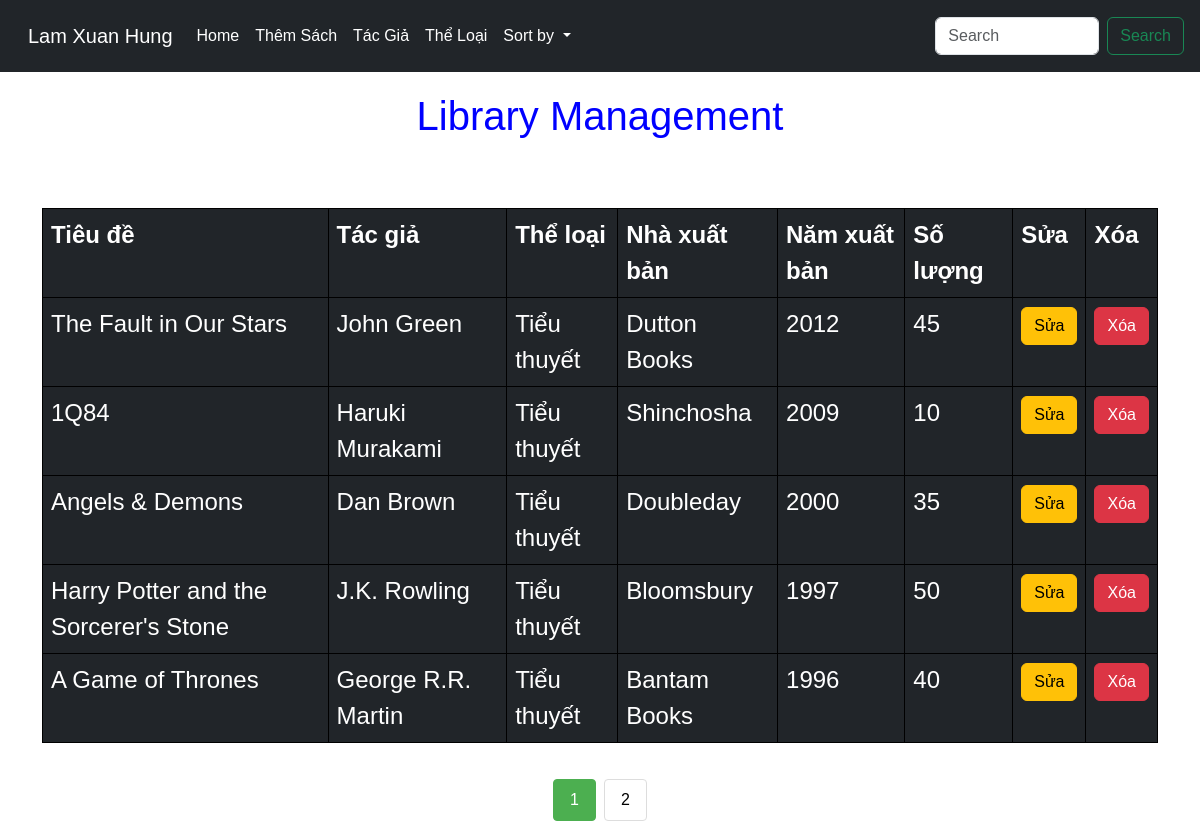
The page / on the database its author committed.
### tables this page shows
CREATE TABLE ThongTinSach (
    id INT PRIMARY KEY AUTO_INCREMENT,
    title VARCHAR(255) NOT NULL,
    author_id INT NOT NULL,
    category_id INT NOT NULL,
    publisher VARCHAR(255),
    publish_year INT,
    quantity INT,
    FOREIGN KEY (author_id) REFERENCES TacGia(id),
    FOREIGN KEY (category_id) REFERENCES TheLoaiSach(id)
);

CREATE TABLE TacGia (
    id INT PRIMARY KEY AUTO_INCREMENT,
    author_name VARCHAR(255) NOT NULL,
    book_numbers INT
);

CREATE TABLE TheLoaiSach (
    id INT PRIMARY KEY AUTO_INCREMENT,
    category_name VARCHAR(255) NOT NULL
);

### src/index.php (the view, shortened to what this page needs)
<!DOCTYPE html>
<html lang="en">
<head>
    <link href="https://cdn.jsdelivr.net/npm/bootstrap@5.3.0/dist/css/bootstrap.min.css" rel="stylesheet">
    <link href="https://cdn.jsdelivr.net/npm/bootstrap-icons/font/bootstrap-icons.css" rel="stylesheet">
</head>
<body>
    <nav class="navbar navbar-expand-lg navbar-light bg-light bg-dark p-3">
        <div class="container-fluid">
            <a class="navbar-brand text-white" href="#">Lam Xuan Hung</a>
            <div class="collapse navbar-collapse" id="navbarNavDropdown">
                <ul class="navbar-nav">
                    <li class="nav-item">
                        <a class="nav-link active text-white" aria-current="page" href="index.php">Home</a>
                    </li>
                    <li class="nav-item">
                        <a class="nav-link text-white" href="addBook.php">Thêm Sách</a>
                    </li>
                    <li class="nav-item">
                        <a class="nav-link text-white" href="addAuthor.php">Tác Giả</a>
                    </li>
                    <li class="nav-item">
                        <a class="nav-link text-white" href="addCategory.php">Thể Loại</a>
                    </li>
                    <li class="nav-item dropdown">
                        <a class="nav-link dropdown-toggle text-white" href="#" id="navbarDropdownMenuLink" role="button" data-bs-toggle="dropdown" aria-expanded="false">
                            Sort by
                        </a>
                    </li>
                </ul>
            </div>
        </div>
        <form class="d-flex" method="GET" action="index.php">
            <input class="form-control me-2" type="search" name="search" placeholder="Search" aria-label="Search" value="<?php echo isset($_GET['search']) ? htmlspecialchars($_GET['search']) : ''; ?>">
            <button class="btn btn-outline-success" type="submit">Search</button>
        </form>
    </nav>
    <h1>Library Management</h1>
    <div class="container mt-5">
        <div class="row">
            <div class="col-12">
                <table class="table table-dark table-hover" style="font-size: x-large;">
                    <tr>
                        <th>Tiêu đề</th>
                        <th>Tác giả</th>
                        <th>Thể loại</th>
                        <th>Nhà xuất bản</th>
                        <th>Năm xuất bản</th>
                        <th>Số lượng</th>
                        <th>Sửa</th>
                        <th>Xóa</th>
                    </tr>
                    <?php
                    include 'Data_connect.php';
                    $items_per_page = 5;
                    $page = isset($_GET['page']) ? intval($_GET['page']) : 1;
                    $start = ($page - 1) * $items_per_page;
                    $sort = isset($_GET['sort']) ? $_GET['sort'] : 'high_to_low';
                    $sort_sql = '';
                    switch ($sort) {
                        case 'high_to_low':
                            $sort_sql = 'ORDER BY ThongTinSach.publish_year DESC';
                            break;
                    }
                    $search = isset($_GET['search']) ? $conn->real_escape_string($_GET['search']) : '';
                    $search_sql = $search ? "AND ThongTinSach.title LIKE '%$search%'" : '';
                    $total_sql = "SELECT COUNT(*) AS total FROM ThongTinSach WHERE 1 $search_sql";
                    $total_result = $conn->query($total_sql);
                    $total_row = $total_result->fetch_assoc();
                    $total_items = $total_row['total'];
                    $total_pages = ceil($total_items / $items_per_page);
                    $sql = "SELECT ThongTinSach.id, ThongTinSach.title, TacGia.author_name, TheLoaiSach.category_name, ThongTinSach.publisher, ThongTinSach.publish_year, ThongTinSach.quantity
                            FROM ThongTinSach
                            JOIN TacGia ON ThongTinSach.author_id = TacGia.id
                            JOIN TheLoaiSach ON ThongTinSach.category_id = TheLoaiSach.id
                            WHERE 1 $search_sql
                            $sort_sql
                            LIMIT $start, $items_per_page";
                    $result = $conn->query($sql);
                    if ($result->num_rows > 0) {
                        while($row = $result->fetch_assoc()) {
                            echo "<tr>";
                            echo "<td>" . $row["title"] . "</td>";
                            echo "<td>" . $row["author_name"] . "</td>";
                            echo "<td>" . $row["category_name"] . "</td>";
                            echo "<td>" . $row["publisher"] . "</td>";
                            echo "<td>" . $row["publish_year"] . "</td>";
                            echo "<td>" . $row["quantity"] . "</td>";
                            echo "<td><a href='editBook.php?id=" . $row["id"] . "' class='btn btn-warning'>Sửa</a></td>";
                            echo "<td><a href='deleteBook.php?id=" . $row["id"] . "' class='btn btn-danger' onclick='return confirm(\"Bạn có chắc chắn muốn xóa?\")'>Xóa</a></td>";
                            echo "</tr>";
                        }
                    } else {
                        echo "<tr><td colspan='8'>Không có dữ liệu</td></tr>";
                    }
                    ?>
                </table>
            </div>
        </div>
        <div class="row">
            <div class="col-12">
                <div class="pagination justify-content-center">
                    <?php
                    if ($total_pages > 1) {
                        for ($i = 1; $i <= $total_pages; $i++) {
                            $active = $i == $page ? 'active' : '';
                            echo "<a class='$active' href='index.php?page=$i&search=" . urlencode($search) . "&sort=$sort'>$i</a>";
                        }
                    }
                    ?>
                </div>
            </div>
        </div>
    </div>
</body>
</html>

### src/index.php (style rules this page uses)
body { font-family: Arial, sans-serif; }
table { width: 100%; border-collapse: collapse; margin-top: 20px; }
table, th, td { border: 1px solid black; }
th, td { padding: 10px; text-align: left; }
h1 { margin-top: 20px; text-align: center; color: blue; }
.pagination { margin-top: 20px; text-align: center; }
.pagination a { color: black; float: left; padding: 8px 16px; text-decoration: none; border: 1px solid #ddd; border-radius: 4px; margin: 0 4px; }
.pagination a.active { background-color: #4CAF50; color: white; border: 1px solid #4CAF50; }

### rows shown on the page
thongtinsach: title "The Fault in Our Stars", author.author_name "John Green", category.category_name "Tiểu thuyết", publisher "Dutton Books", publish_year "2012", quantity "45"
thongtinsach: title "1Q84", author.author_name "Haruki Murakami", category.category_name "Tiểu thuyết", publisher "Shinchosha", publish_year "2009", quantity "10"
thongtinsach: title "Angels & Demons", author.author_name "Dan Brown", category.category_name "Tiểu thuyết", publisher "Doubleday", publish_year "2000", quantity "35"
thongtinsach: title "Harry Potter and the Sorcerer's Stone", author.author_name "J.K. Rowling", category.category_name "Tiểu thuyết", publisher "Bloomsbury", publish_year "1997", quantity "50"
thongtinsach: title "A Game of Thrones", author.author_name "George R.R. Martin", category.category_name "Tiểu thuyết", publisher "Bantam Books", publish_year "1996", quantity "40"
